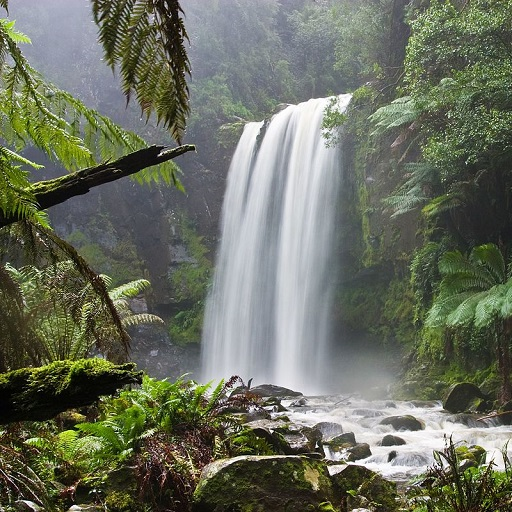
#> input picture analysis_inbuilt/original.jpg, 512 x 512 px
$ python filtering.py
#> lines starting #> are read from the running program, lines starting #| are printed output that depends on the picture; long printed decimals are rounded; pictures that were not available may be replaced by others from this repository, and a replacement may not be noted
import numpy as np

def inverse_filter(image, kernel, th=None):
    kernel_padded = np.zeros(image.shape, dtype=np.float32)
    kernel_padded[:kernel.shape[0], :kernel.shape[1]] = kernel
    image_fft = np.fft.fft2(np.float32(image))
    kernel_fft = np.fft.fft2(kernel_padded)

    filter_fft = 1/kernel_fft
    if th != None: filter_fft[np.absolute(kernel_fft) < th] = 1.0
    output_fft = filter_fft*image_fft
    return np.real(np.fft.ifft2(output_fft))

def weiner_filter(image, kernel, k):
    kernel_padded = np.zeros(image.shape, dtype=np.float32)
    kernel_padded[:kernel.shape[0], :kernel.shape[1]] = kernel

    image_fft = np.fft.fft2(np.float32(image))
    kernel_fft = np.fft.fft2(kernel_padded)

    filter_fft = np.conj(kernel_fft)/(np.absolute(kernel_fft)**2 + k)
    output_fft = filter_fft*image_fft
    return np.real(np.fft.ifft2(output_fft))

def cls_filter(image, kernel, gamma):
    laplacian_padded = np.zeros(image.shape, dtype=np.float32)
    laplacian_padded[:3, :3] = np.array([[0.0, -1.0, 0.0], [-1.0, 4.0, -1.0], [0.0, -1.0, 0.0]])
    kernel_padded = np.zeros(image.shape, dtype=np.float32)
    kernel_padded[:kernel.shape[0], :kernel.shape[1]] = kernel

    image_fft = np.fft.fft2(np.float32(image))
    kernel_fft = np.fft.fft2(kernel_padded)
    laplacian_fft = np.fft.fft2(laplacian_padded)

    filter_fft = np.conj(kernel_fft)/(np.absolute(kernel_fft)**2 + \
        gamma*np.absolute(laplacian_fft)**2)
    output_fft = filter_fft*image_fft
    return np.real(np.fft.ifft2(output_fft))

def psnr(ground_truth, output):
    squared_error = (np.float32(ground_truth)-np.float32(output))**2
    mse = np.mean(squared_error)
    psnr = 10*np.log10(255**2/mse)
    return psnr

def ssim(ground_truth, output):
    # See SSIM Formulaes on https://en.wikipedia.org/wiki/Structural_similarity#Algorithm
    mu_x = np.mean(ground_truth)
    sigma_x = np.var(ground_truth)**0.5
    mu_y = np.mean(output)
    sigma_y = np.var(output)**0.5
    sigma_xy = np.mean((ground_truth-mu_x)*(output-mu_y))
    c1 = (0.01*255)**2
    c2 = (0.03*255)**2
    ssim = (2*mu_x*mu_y + c1) * (2*sigma_xy + c2) / (mu_x**2 + mu_y**2 + c1) / (sigma_x**2 + sigma_y**2 + c2)
    return ssim

if __name__ == "__main__":
    from cv2 import imread, imwrite
    import matplotlib.pyplot as plt
    import glob

    for i in range(1, 5):
        original_image = imread("original.jpg")
#> original_image is the input picture: shape (512, 512, 3); mean B, G, R 95.7, 111, 106.3
        blur_kernel = np.mean(np.float32(imread("kernel{}.png".format(i))), axis=-1)
#> blur_kernel: shape (512, 512) float32; min 0, max 255, mean 104.3
        blur_kernel = blur_kernel/np.sum(blur_kernel)
        blurred_image = imread("blurred_syn{}.jpg".format(i))
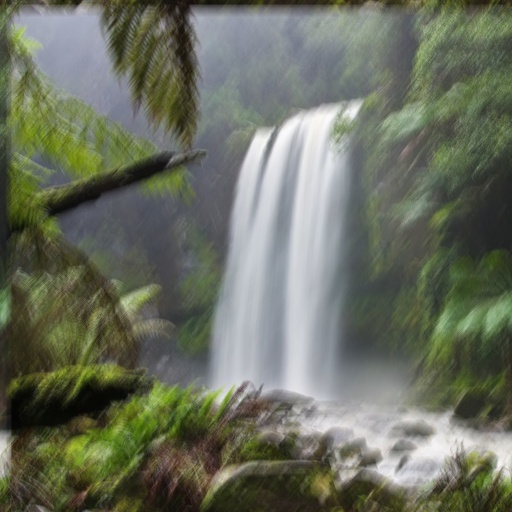
#> input picture analysis_inbuilt/blurred_syn1.jpg, 512 x 512 px
#> blurred_image is the input picture: shape (512, 512, 3); mean B, G, R 95.7, 111, 106.2

        print("Case {}".format(i))
        print("\tOriginal Image: {}, Blurred Image: {}, Kernel: {}".format(
                original_image.shape,
                blurred_image.shape,
                blur_kernel.shape
            ))
#| 	Original Image: (512, 512, 3), Blurred Image: (512, 512, 3), Kernel: (512, 512)

        # Blurred Image
        print("\tBlurred Image: \n\t\tPSNR: {} | SSIM:{}".format(
                psnr(original_image, blurred_image),
                ssim(original_image, blurred_image)
            ))
#> in psnr, `mse = np.mean(squared_error)`: mse = 1982.3
#> in psnr, `psnr = 10*np.log10(255**2/mse)`: psnr = 15.16
#> in ssim, `mu_x = np.mean(ground_truth)`: mu_x = 104.3
#> in ssim, `sigma_x = np.var(ground_truth)**0.5`: sigma_x = 59.66
#> in ssim, `mu_y = np.mean(output)`: mu_y = 104.3
#> in ssim, `sigma_y = np.var(output)**0.5`: sigma_y = 51.22
#> in ssim, `sigma_xy = np.mean((ground_truth-mu_x)*(output-mu_y))`: sigma_xy = 2100.2
#> in ssim, `ssim = (2*mu_x*mu_y + c1) * (2*sigma_xy + c2) / (mu_x**2 + mu_y**2 + c..`: ssim = 0.682
#| 	Blurred Image:
#| 		PSNR: 15.159 | SSIM:0.6824

        # Inverse Filtered
        for th in [None, 0.05, 0.1, 0.5]:
            invert_filter_output = np.zeros(np.shape(original_image))
            for channel in range(3):
                invert_filter_output[:, :, channel] = inverse_filter(blurred_image[:, :, channel], blur_kernel, th)
            invert_filter_output[invert_filter_output > 255] = 255
            invert_filter_output[invert_filter_output < 0] = 0
            invert_filter_output = np.uint8(invert_filter_output)

            # plt.imshow(invert_filter_output)
            # plt.title("Inverse Filter Output th = {}".format(th))
            # plt.show()

            print("\tInverse Filtered Image (TH={}) \n\t\tPSNR: {} | SSIM:{}".format(
                    th,
                    psnr(original_image, invert_filter_output),
                    ssim(original_image, invert_filter_output)
                ))
            imwrite("results/invert_output{}_{}".format(i, th).replace(".", "p") + ".jpg",
                np.uint8(invert_filter_output))
#> this loop made 4 passes
#| 	Inverse Filtered Image (TH=None)
#| 		PSNR: 5.074 | SSIM:0.005859
#| 	Inverse Filtered Image (TH=0.05)
#| 		PSNR: 6.016 | SSIM:0.008104
#| 	Inverse Filtered Image (TH=0.1)
#| 		PSNR: 6.435 | SSIM:-0.0383
#| 	Inverse Filtered Image (TH=0.5)
#| 		PSNR: 15.157 | SSIM:0.6824
#> pass 1, in psnr (call 2), `squared_error = (np.float32(ground_truth)-np.float32(output))**2`:
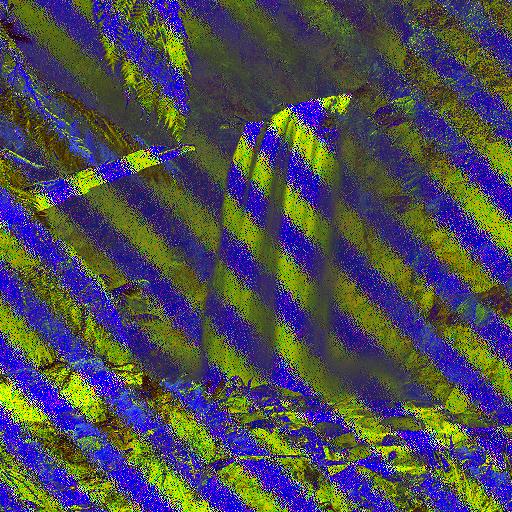
#> squared_error: shape (512, 512, 3) float32; mean B, G, R 21254.6, 19679.1, 19737.2; drawn with min black and max white
#> pass 2, `invert_filter_output = np.uint8(invert_filter_output)`:
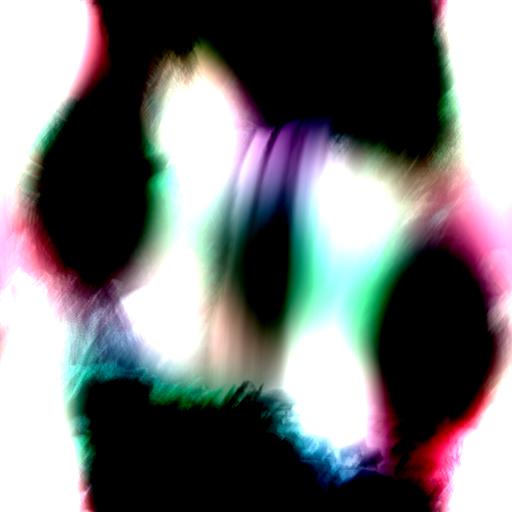
#> invert_filter_output: shape (512, 512, 3); mean of channels 0, 1, 2 115.6, 115.8, 117.2; drawn as R, G, B

        # Approximate Weiner Filter
        for weiner_k in [0.01, 0.05, 0.1, 0.5]:
            weiner_filter_output = np.zeros(np.shape(original_image))
            for channel in range(3):
                weiner_filter_output[:, :, channel] = weiner_filter(blurred_image[:, :, channel], blur_kernel, weiner_k);
            weiner_filter_output[weiner_filter_output > 255] = 255
            weiner_filter_output[weiner_filter_output < 0] = 0
            weiner_filter_output = np.uint8(weiner_filter_output)

            # plt.imshow(weiner_filter_output)
            # plt.title("Weiner Filter Output K = {}".format(weiner_k))
            # plt.show()

            print("\tApproximate Weiner Filtered Image (K={}) \n\t\tPSNR: {} | SSIM:{}".format (
                    weiner_k,
                    psnr(original_image, weiner_filter_output),
                    ssim(original_image, weiner_filter_output)
                ))
            imwrite("results/weiner_output{}_{}".format(i, weiner_k).replace(".", "p") + ".jpg",
                np.uint8(weiner_filter_output))
#> this loop made 4 passes
#| 	Approximate Weiner Filtered Image (K=0.01)
#| 		PSNR: 7.382 | SSIM:-0.1169
#| 	Approximate Weiner Filtered Image (K=0.05)
#| 		PSNR: 9.049 | SSIM:-0.1397
#| 	Approximate Weiner Filtered Image (K=0.1)
#| 		PSNR: 10.506 | SSIM:-0.1133
#| 	Approximate Weiner Filtered Image (K=0.5)
#| 		PSNR: 11.115 | SSIM:-0.01775
#> pass 1, in psnr (call 6), `squared_error = (np.float32(ground_truth)-np.float32(output))**2`:
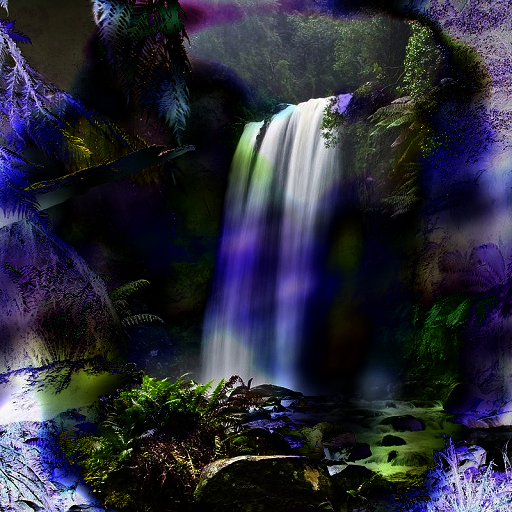
#> squared_error: shape (512, 512, 3) float32; mean B, G, R 14080.7, 10864.7, 10711; drawn with min black and max white
#> after the loop:
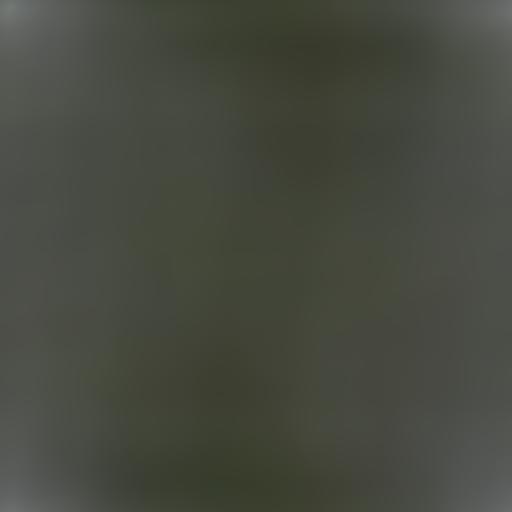
#> weiner_filter_output: shape (512, 512, 3); mean B, G, R 63.3, 73.5, 70.3

        # Contrained LS Filter
        for cls_gamma in [0.001, 0.005, 0.01, 0.05, 0.1, 0.5, 1.0, 5.0, 10.0]:
            cls_filter_output = np.zeros(np.shape(original_image))
            for channel in range(3):
                cls_filter_output[:, :, channel] = cls_filter(blurred_image[:, :, channel], blur_kernel, cls_gamma)
            cls_filter_output[cls_filter_output > 255] = 255
            cls_filter_output[cls_filter_output < 0] = 0
            cls_filter_output = np.uint8(cls_filter_output)

            # plt.imshow(cls_filter_output)
            # plt.title("CLS Filter Output Gamma = {}".format(cls_gamma))
            # plt.show()

            print("\tContrained LS Filtered Image (Gamma = {}) \n\t\tPSNR: {} | SSIM:{}".format(
                    cls_gamma,
                    psnr(original_image, cls_filter_output),
                    ssim(original_image, cls_filter_output)
                ))
            imwrite("results/cls_output{}_{}".format(i, cls_gamma).replace(".", "p") + ".jpg",
                np.uint8(cls_filter_output))
#> this loop made 9 passes
#> (printed output is left out)
#> pass 1, in psnr (call 10), `squared_error = (np.float32(ground_truth)-np.float32(output))**2`:
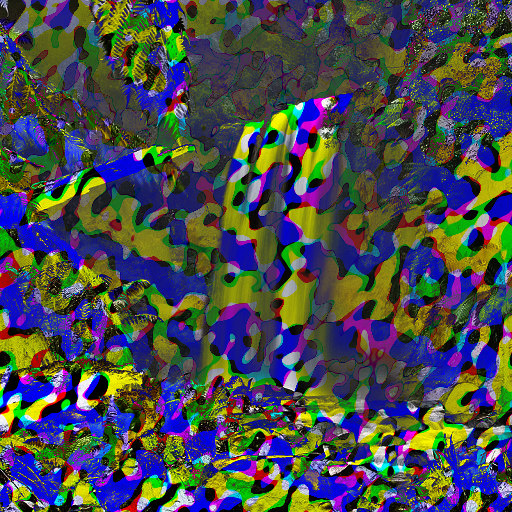
#> squared_error: shape (512, 512, 3) float32; mean B, G, R 19742.8, 19150.8, 18288.7; drawn with min black and max white
#> after the loop:
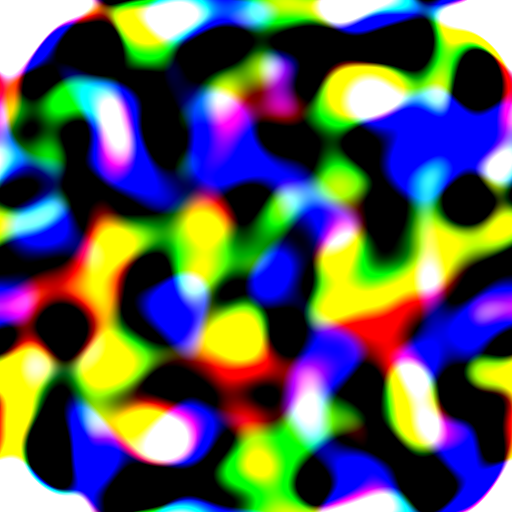
#> cls_filter_output: shape (512, 512, 3); mean B, G, R 90.4, 93.2, 87
#> pass 2 of the loop `for i in range(1, 5):`:
#> `blur_kernel = np.mean(np.float32(imread("kernel{}.png".format(i))), ax..`:
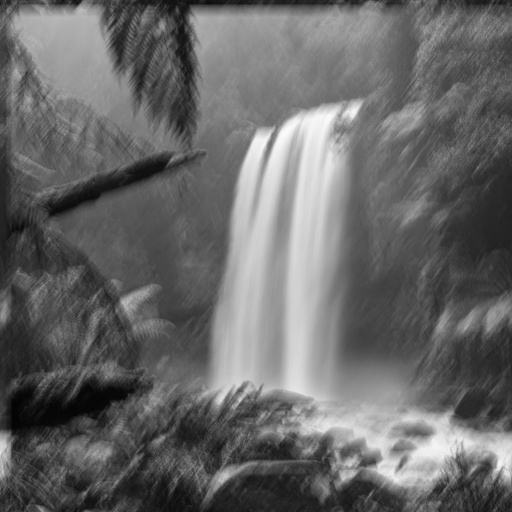
#> blur_kernel: shape (512, 512) float32; min 2.33, max 253.7, mean 104.3
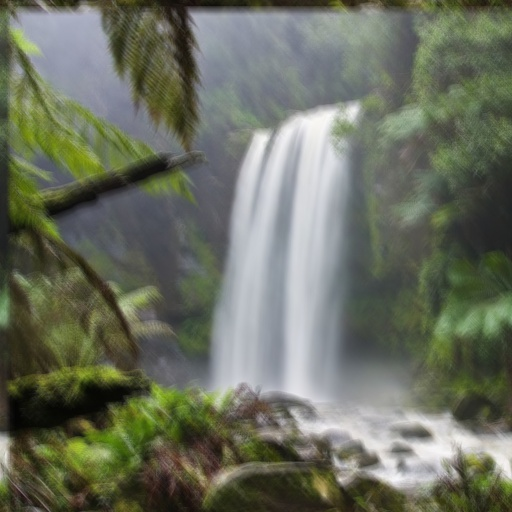
#> input picture analysis_inbuilt/blurred_syn2.jpg, 512 x 512 px
#> blurred_image is the input picture: shape (512, 512, 3); mean B, G, R 95.7, 111, 106.2
#| 	Original Image: (512, 512, 3), Blurred Image: (512, 512, 3), Kernel: (512, 512)
#| 	Blurred Image:
#| 		PSNR: 14.976 | SSIM:0.6697
#> the loop `for th in [None, 0.05, 0.1, 0.5]:` made 4 passes
#> (printed output is left out)
#> the loop `for weiner_k in [0.01, 0.05, 0.1, 0.5]:` made 4 passes
#> (printed output is left out)
#> the loop `for cls_gamma in [0.001, 0.005, 0.01, 0.05, 0.1, 0.5, 1.0, 5.0, 10.0]:` made 9 passes
#> (printed output is left out)
#> after the loop `for cls_gamma in [0.001, 0.005, 0.01, 0.05, 0.1, 0.5, 1.0, 5.0, 10.0]:`:
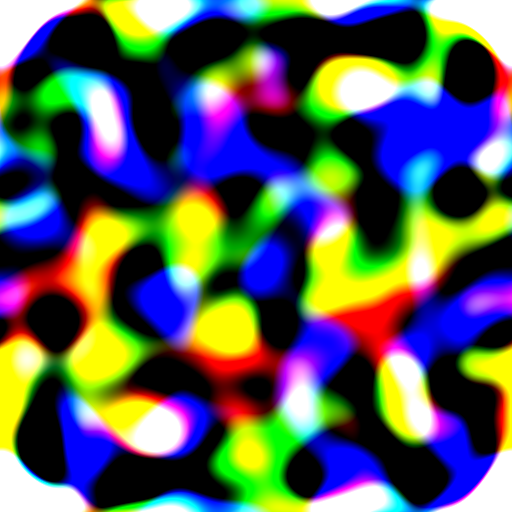
#> cls_filter_output: shape (512, 512, 3); mean B, G, R 91.1, 93.4, 87.5
#> pass 3 of the loop `for i in range(1, 5):`:
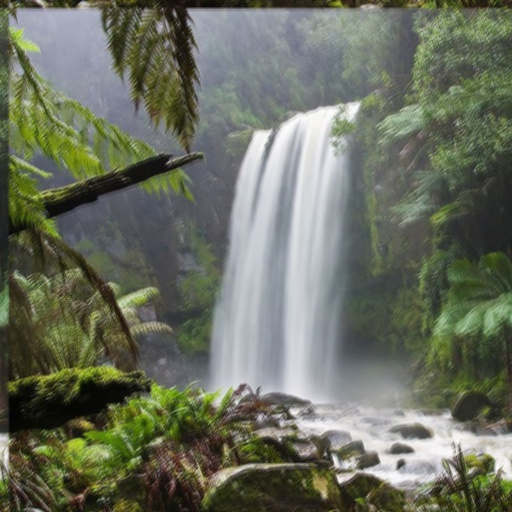
#> input picture analysis_inbuilt/blurred_syn3.jpg, 512 x 512 px
#> blurred_image is the input picture: shape (512, 512, 3); mean B, G, R 95.7, 111, 106.2
#| 	Original Image: (512, 512, 3), Blurred Image: (512, 512, 3), Kernel: (512, 512)
#| 	Blurred Image:
#| 		PSNR: 14.646 | SSIM:0.6598
#> the loop `for th in [None, 0.05, 0.1, 0.5]:` made 4 passes
#> (printed output is left out)
#> the loop `for weiner_k in [0.01, 0.05, 0.1, 0.5]:` made 4 passes
#> (printed output is left out)
#> pass 1, in psnr (call 42), `squared_error = (np.float32(ground_truth)-np.float32(output))**2`:
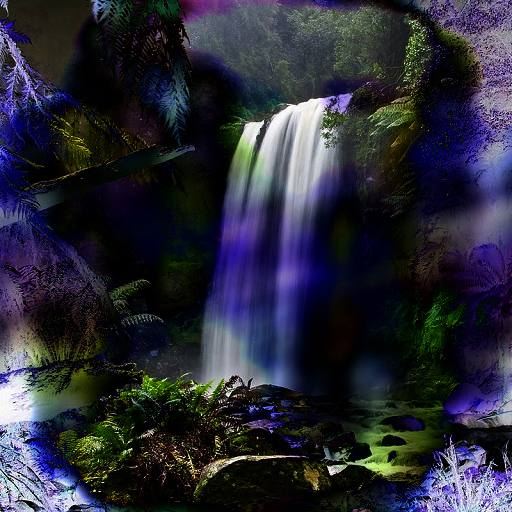
#> squared_error: shape (512, 512, 3) float32; mean B, G, R 14000.1, 10974.3, 10752.8; drawn with min black and max white
#> pass 2, in psnr (call 43), `squared_error = (np.float32(ground_truth)-np.float32(output))**2`:
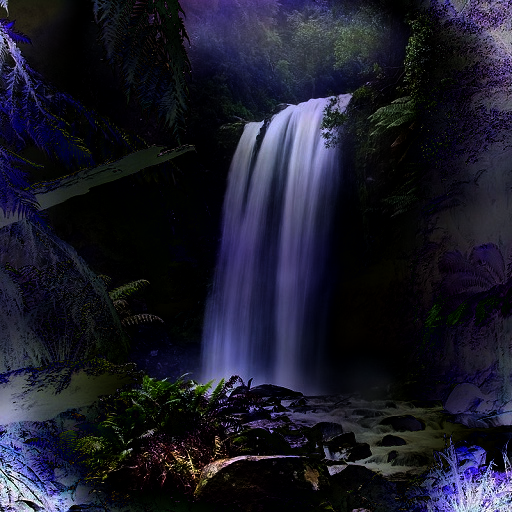
#> squared_error: shape (512, 512, 3) float32; mean B, G, R 10486.6, 6943.8, 6937.3; drawn with min black and max white
#> the loop `for cls_gamma in [0.001, 0.005, 0.01, 0.05, 0.1, 0.5, 1.0, 5.0, 10.0]:` made 9 passes
#> (printed output is left out)
#> (the run stopped early here; a loop or call above may not have finished)
